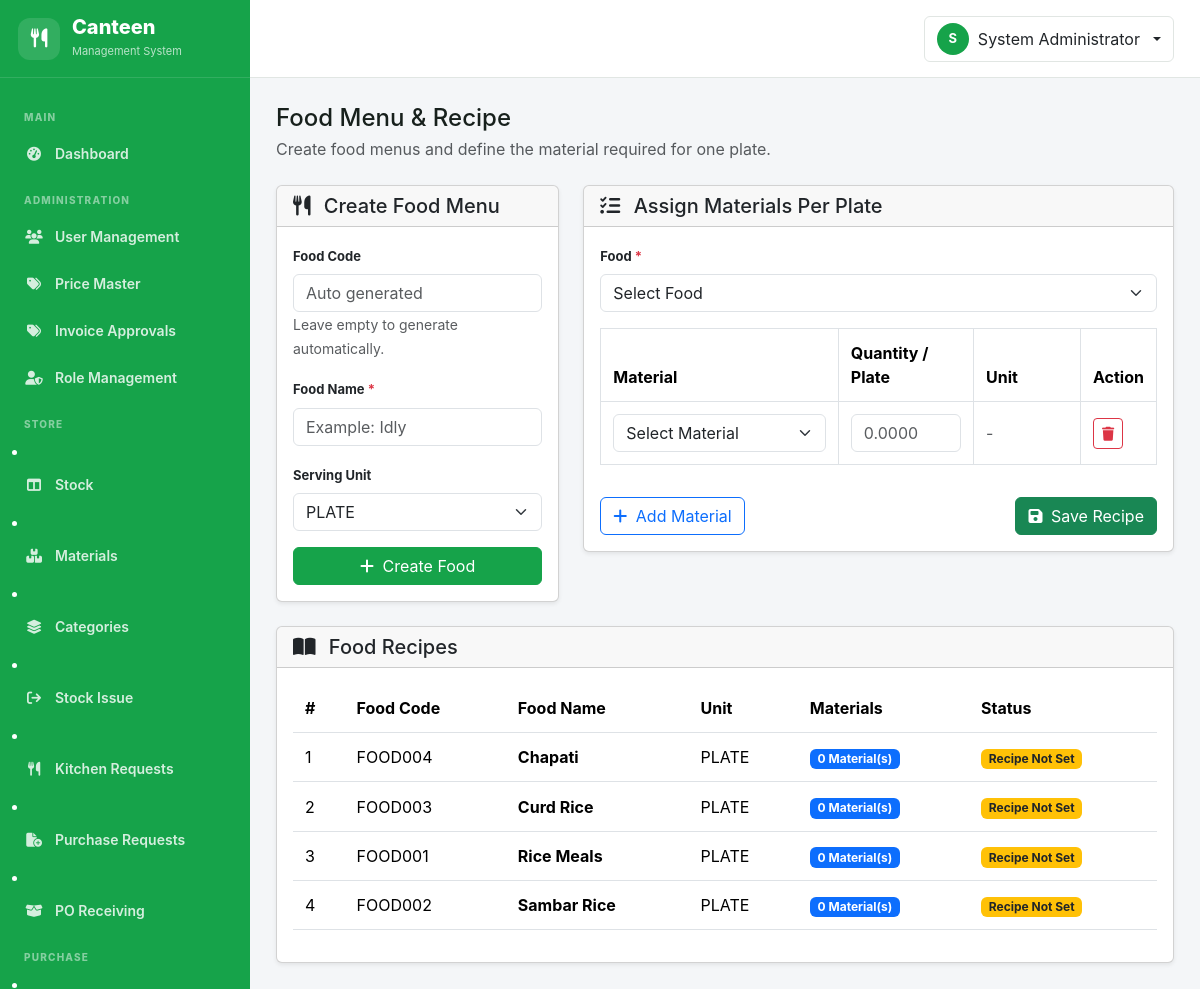
Screenshot of /kitchen/food_menu.php (signed in) with the database file from the repository.
### tables this page shows
CREATE TABLE `food_items` (
  `id` int(10) UNSIGNED NOT NULL,
  `food_code` varchar(50) NOT NULL,
  `food_name` varchar(150) NOT NULL,
  `unit` varchar(50) NOT NULL DEFAULT 'PLATE',
  `status` enum('Enable','Disabled') NOT NULL DEFAULT 'Enable',
  `created_at` datetime NOT NULL DEFAULT current_timestamp()
);

### kitchen/food_menu.php (the view, shortened to what this page needs)
<?php
require_once __DIR__ . '/../config/database.php';
$con->exec("
    CREATE TABLE IF NOT EXISTS food_recipes (
        id INT UNSIGNED NOT NULL AUTO_INCREMENT,
        food_id INT UNSIGNED NOT NULL,
        material_id INT UNSIGNED NOT NULL,
        quantity_per_plate DECIMAL(12,4) NOT NULL DEFAULT 0.0000,
        created_by INT UNSIGNED DEFAULT NULL,
        created_at DATETIME NOT NULL DEFAULT CURRENT_TIMESTAMP,
        updated_at DATETIME DEFAULT NULL ON UPDATE CURRENT_TIMESTAMP,
        PRIMARY KEY (id),
        UNIQUE KEY uq_food_material (
            food_id,
            material_id
        ),
        KEY idx_recipe_food (
            food_id
        ),
        KEY idx_recipe_material (
            material_id
        )
    )
    ENGINE=InnoDB
    DEFAULT CHARSET=utf8mb4
    COLLATE=utf8mb4_general_ci
");
$stmt = $con->query("
    SELECT
        fi.id AS food_id,
        fi.food_code,
        fi.food_name,
        fi.unit,
        COUNT(fr.id) AS material_count
    FROM food_items fi
    LEFT JOIN food_recipes fr
        ON fr.food_id = fi.id
    WHERE fi.status = 'Enable'
    GROUP BY
        fi.id,
        fi.food_code,
        fi.food_name,
        fi.unit
    ORDER BY fi.food_name ASC
");
$recipeFoods =
    $stmt->fetchAll(PDO::FETCH_ASSOC);
require_once __DIR__ . '/../includes/header.php';
require_once __DIR__ . '/../includes/sidebar.php';
require_once __DIR__ . '/../includes/topbar.php';
?>
<div class="main-content">
    <div class="page-body">
        <div class="d-flex justify-content-between align-items-center mb-4">
            <div>
                <h4 class="mb-1">
                    Food Menu & Recipe
                </h4>
                <p class="text-muted mb-0">
                    Create food menus and define the material
                    required for one plate.
                </p>
            </div>
        </div>
        <div class="row g-4">
            <div class="col-xl-4">
                <div class="card shadow-sm">
                    <div class="card-header">
                        <h5 class="mb-0">
                            <i class="fa-solid fa-utensils me-2"></i>
                            Create Food Menu
                        </h5>
                    </div>
                    <div class="card-body">
                        <form method="POST">
                            <div class="mb-3">
                                <label class="form-label">
                                    Food Code
                                </label>
                                <input
                                    type="text"
                                    name="food_code"
                                    class="form-control"
                                    placeholder="Auto generated"
                                >
                                <small class="text-muted">
                                    Leave empty to generate automatically.
                                </small>
                            </div>
                            <div class="mb-3">
                                <label class="form-label">
                                    Food Name
                                    <span class="text-danger">*</span>
                                </label>
                                <input
                                    type="text"
                                    name="food_name"
                                    class="form-control"
                                    placeholder="Example: Idly"
                                    required
                                >
                            </div>
                            <div class="mb-3">
                                <label class="form-label">
                                    Serving Unit
                                </label>
                                <select
                                    name="unit"
                                    class="form-select"
                                >
                                    <option value="PLATE">
                                        PLATE
                                    </option>
                                </select>
                            </div>
                            <button
                                type="submit"
                                class="btn btn-primary w-100"
                            >
                                <i class="fa-solid fa-plus me-1"></i>
                                Create Food
                            </button>
                        </form>
                    </div>
                </div>
            </div>
            <div class="col-xl-8">
                <div class="card shadow-sm">
                    <div class="card-header">
                        <h5 class="mb-0">
                            <i class="fa-solid fa-list-check me-2"></i>
                            Assign Materials Per Plate
                        </h5>
                    </div>
                    <div class="card-body">
                        <form method="POST">
                            <div class="mb-3">
                                <label class="form-label">
                                    Food
                                    <span class="text-danger">*</span>
                                </label>
                                <select
                                    name="food_id"
                                    class="form-select"
                                    required
                                >
                                    <option value="">
                                        Select Food
                                    </option>
                                </select>
                            </div>
                            <div class="table-responsive">
                                <table
                                    class="table table-bordered align-middle"
                                    id="recipeTable"
                                >
                                    <thead>
                                        <tr>
                                            <th style="width:45%;">
                                                Material
                                            </th>
                                            <th style="width:25%;">
                                                Quantity / Plate
                                            </th>
                                            <th style="width:20%;">
                                                Unit
                                            </th>
                                            <th style="width:10%;">
                                                Action
                                            </th>
                                        </tr>
                                    </thead>
                                    <tbody id="recipeRows">
                                        <tr class="recipe-row">
                                            <td>
                                                <select
                                                    name="material_id[]"
                                                    class="form-select material-select"
                                                    required
                                                >
                                                    <option value="">
                                                        Select Material
                                                    </option>
                                                </select>
                                            </td>
                                            <td>
                                                <input
                                                    type="number"
                                                    name="quantity_per_plate[]"
                                                    class="form-control"
                                                    min="0.0001"
                                                    step="0.0001"
                                                    placeholder="0.0000"
                                                    required
                                                >
                                            </td>
                                            <td>
                                                <span class="material-unit text-muted">
                                                    -
                                                </span>
                                            </td>
                                            <td>
                                                <button
                                                    type="button"
                                                    class="btn btn-outline-danger btn-sm remove-row"
                                                >
                                                    <i class="fa-solid fa-trash"></i>
                                                </button>
                                            </td>
                                        </tr>
                                    </tbody>
                                </table>
                            </div>
                            <div class="d-flex justify-content-between mt-3">
                                <button
                                    type="button"
                                    id="addMaterial"
                                    class="btn btn-outline-primary"
                                >
                                    <i class="fa-solid fa-plus me-1"></i>
                                    Add Material
                                </button>
                                <button
                                    type="submit"
                                    class="btn btn-success"
                                >
                                    <i class="fa-solid fa-floppy-disk me-1"></i>
                                    Save Recipe
                                </button>
                            </div>
                        </form>
                    </div>
                </div>
            </div>
        </div>
        <div class="card shadow-sm mt-4">
            <div class="card-header">
                <h5 class="mb-0">
                    <i class="fa-solid fa-book-open me-2"></i>
                    Food Recipes
                </h5>
            </div>
            <div class="card-body">
                <div class="table-responsive">
                    <table class="table table-hover align-middle">
                        <thead>
                            <tr>
                                <th>#</th>
                                <th>Food Code</th>
                                <th>Food Name</th>
                                <th>Unit</th>
                                <th>Materials</th>
                                <th>Status</th>
                            </tr>
                        </thead>
                        <tbody>
                            <?php if (!$recipeFoods): ?>
                                <tr>
                                    <td
                                        colspan="6"
                                        class="text-center text-muted py-4"
                                    >
                                        No food menus found.
                                    </td>
                                </tr>
                            <?php else: ?>
                                <?php foreach ($recipeFoods as $index => $food): ?>
                                    <tr>
                                        <td>
                                            <?= $index + 1 ?>
                                        </td>
                                        <td>
                                            <?= htmlspecialchars(
                                                $food['food_code']
                                            ) ?>
                                        </td>
                                        <td>
                                            <strong>
                                                <?= htmlspecialchars(
                                                    $food['food_name']
                                                ) ?>
                                            </strong>
                                        </td>
                                        <td>
                                            <?= htmlspecialchars(
                                                $food['unit']
                                            ) ?>
                                        </td>
                                        <td>
                                            <span class="badge bg-primary">
                                                <?= (int)$food['material_count'] ?>
                                                Material(s)
                                            </span>
                                        </td>
                                        <td>
                                            <?php if ((int)$food['material_count'] > 0): ?>
                                                <span class="badge bg-success">
                                                    Recipe Ready
                                                </span>
                                            <?php else: ?>
                                                <span class="badge bg-warning text-dark">
                                                    Recipe Not Set
                                                </span>
                                            <?php endif; ?>
                                        </td>
                                    </tr>
                                <?php endforeach; ?>
                            <?php endif; ?>
                        </tbody>
                    </table>
                </div>
            </div>
        </div>
    </div>
</div>
<?php
require_once __DIR__ . '/../includes/footer.php';
?>

### assets/css/app.css (style rules this page uses)
:root { --primary: #16a34a; --primary-dark: #15803d; --primary-soft: #f0fdf4; --accent: #f59e0b; --bg: #f4f6f8; --card: #ffffff; --text: #17201c; --muted: #6b746f; --border: #e1e6e3; --sidebar-width: 250px; }
* { box-sizing: border-box; }
body { margin: 0; background: var(--bg); color: var(--text); font-family: Inter, system-ui, -apple-system, "Segoe UI", Arial, sans-serif; }
.main-content { margin-left: var(--sidebar-width); min-height: 100vh; }
.page-body { padding: 26px; }
.table > :not(caption) > * > * { padding: 12px; }
.form-label { font-weight: 650; font-size: 13px; }
.btn-primary { --bs-btn-bg: var(--primary); --bs-btn-border-color: var(--primary); --bs-btn-hover-bg: var(--primary-dark); --bs-btn-hover-border-color: var(--primary-dark); }
:root { --auth-primary: #16a34a; --auth-primary-dark: #15803d; --auth-primary-soft: #f0fdf4; }

### rows the page displays
food_items: food_code "FOOD004", food_name "Chapati", unit "PLATE", material_count "0"
food_items: food_code "FOOD003", food_name "Curd Rice", unit "PLATE", material_count "0"
food_items: food_code "FOOD001", food_name "Rice Meals", unit "PLATE", material_count "0"
food_items: food_code "FOOD002", food_name "Sambar Rice", unit "PLATE", material_count "0"

### other values shown
substr($_SESSION['employee_name'] ?? 'U', 0, 1) "S"
$_SESSION['employee_name'] "System Administrator"
